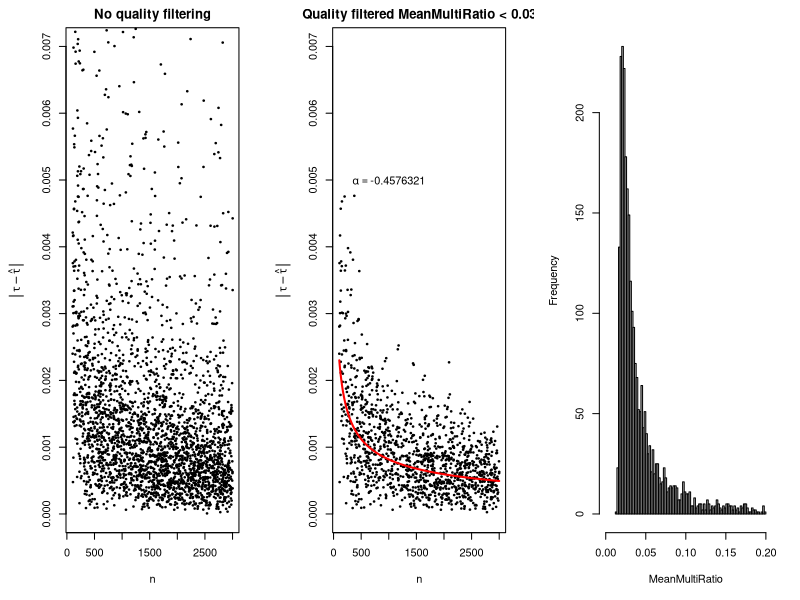

R code for this plot:
d = read.table("quality_rand_points02.dat")
pdf('quality_rand_points02.pdf', width=12.0, height=3)
par(mfrow=c(1,3), mar=c(5.1, 5.0, 2.1, 2.1))
with(d, 
	plot(V2, V3, 
		log='', 
		xlim=c(100,3000), 
		ylim=c(1e-8,7e-3), 
		xlab=expression(n), 
		ylab=expression(group("|",tau-hat(tau),"|")),
		main='No quality filtering',
		pch=20, cex=0.5
	)
)
df = d[d$V14 < 0.03,]
with(df,
	plot(V2, V3, 
		log='', 
		xlim=c(100,3000), 
		ylim=c(1e-8,7e-3),
		xlab=expression(n), 
		ylab=expression(group("|",tau-hat(tau),"|")),
		main='Quality filtered MeanMultiRatio < 0.03',
		pch=20, cex=0.5
	)
)

df = df[order(df$V2),]
lm <- lm(log(df$V3) ~ log(df$V2))
lines(df$V2, exp(predict(lm)), type='l', col="red", lwd=2.0)
alpha=coefficients(lm)[2]
text(1000, 5e-3, labels=bquote(alpha == .(alpha)))

with(d[d$V14 < 0.2,], hist(V14, breaks=80, main='', xlim=c(0, 0.2), xlab='MeanMultiRatio'))
dev.off()
